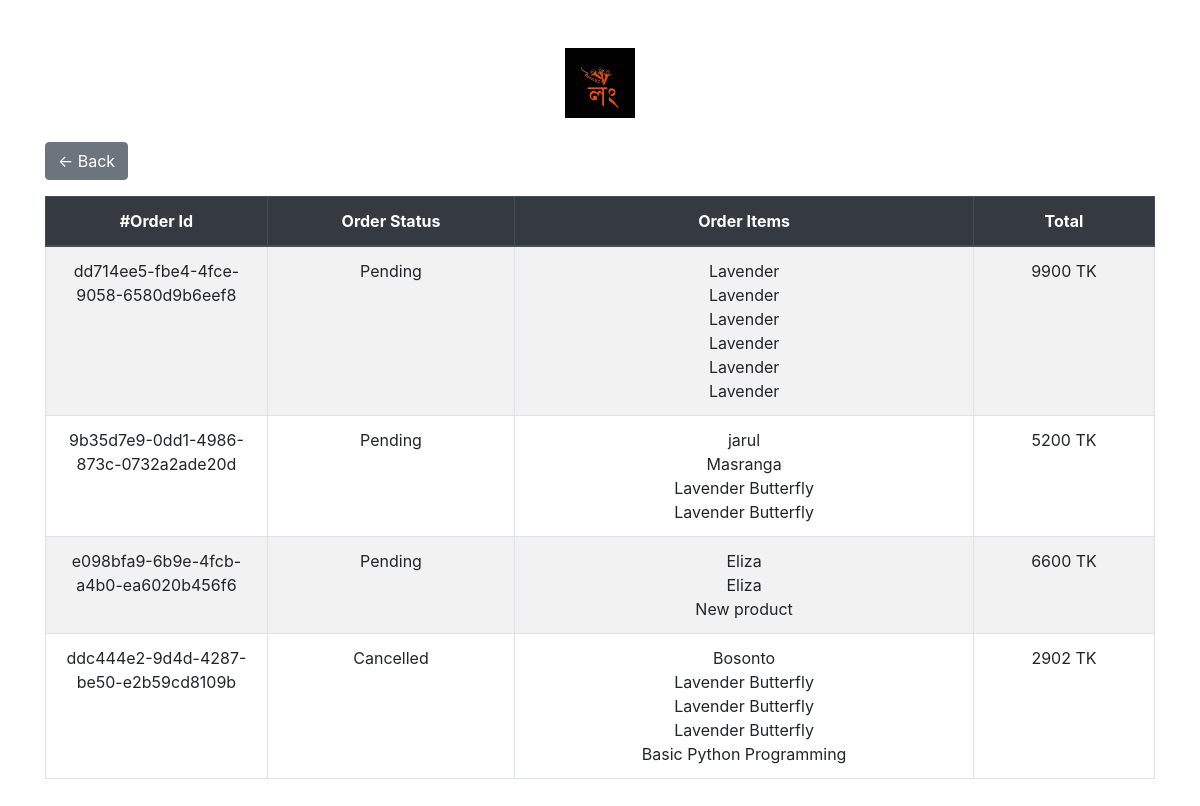
The app's page /myorder/49, older data.
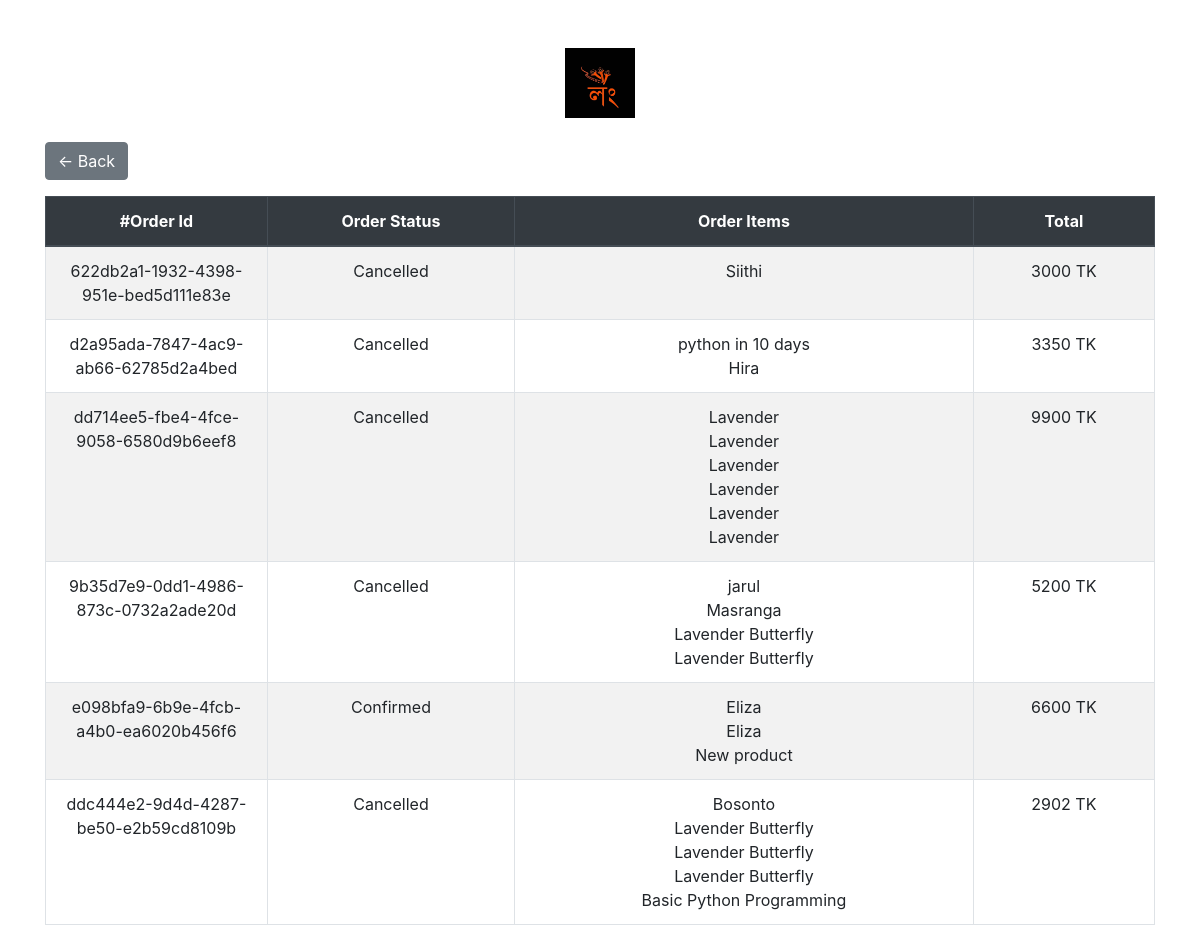
The same page, newer data.
### shop/models.py (models this page shows, shortened)
class Order(models.Model):
    STATUS_CHOICES = [
        ('not_confirm','not_confirm'),
        ('Confirmed','Confirmed'),
        ('Pending', 'Pending'),
        ('Processing', 'Processing'),
        ('Shipped', 'Shipped'),
        ('Delivered', 'Delivered'),
        ('Cancelled', 'Cancelled'),
    ]
    LOCATION_CHOICES = [
        ('inside_dhaka', 'Inside Dhaka'),
        ('outside_dhaka', 'Outside Dhaka'),
    ]
    id = models.UUIDField(
            primary_key=True,
            default=uuid.uuid4,
            editable=False
        )
    user=models.ForeignKey(UserProfile,on_delete=models.SET_NULL,null=True)
    status = models.CharField(max_length=20, choices=STATUS_CHOICES, default='not_confirm')
    sesssion_id = models.CharField(max_length=50, blank=True, null=True)
    items = models.ManyToManyField('Product', through='OrderItem')
    created_at=models.DateTimeField(default=now,blank=True)
    complete=models.BooleanField(default=False,blank=True)
    coupon=models.BooleanField(default=False,null=True,blank=True)
    coupon_percentange=models.PositiveIntegerField(default=0,null=True,blank=True)
    cancel_reason=models.TextField(null=True,blank=True)
    location = models.CharField(max_length=20, choices=LOCATION_CHOICES, null=True, blank=True)
    totalbill= models.PositiveIntegerField(default=0)
    delivary_charge = models.PositiveIntegerField(default=False)
    status_changed_by = models.ForeignKey(User,on_delete=models.SET_NULL,null=True,blank=True)
    @property
    def get_total(self):
        order_items = OrderItem.objects.filter(order=self)
        total = sum(item.item_total for item in order_items)
        if self.coupon:
            total-=total*(self.coupon_percentange/100)
        return int(total)

class OrderItem(models.Model):
    product=models.ForeignKey(Product,on_delete=models.CASCADE,null=True)
    quantity=models.IntegerField(default=0)
    order = models.ForeignKey(Order, related_name='order_items',null=True, on_delete=models.CASCADE)
    size=models.CharField(max_length=10,blank=True,null=True)
    is_stitched = models.BooleanField(default=True)
    customization_note = models.TextField(null=True, blank=True)
    @property
    def item_total(self):
        if  self.is_stitched:
            total=self.product.price*self.quantity
        else:
            total=self.product.unstitched_price*self.quantity
        return total

class Product(models.Model):
    name=models.CharField(max_length=100)
    slug = AutoSlugField(populate_from='name',unique=True,null=True,default=None)
    product_code=models.CharField(max_length=100,null=True,blank=True)
    description=models.TextField(null=True,blank=True)
    desc = models.TextField(null=True,blank=True)
    price = models.IntegerField(default=0)
    unstitched_price = models.PositiveIntegerField(default=0)
    discount_percent=models.IntegerField(default=0)
    main_price = models.IntegerField(default=0)
    discount=models.BooleanField(default=True,null=True,blank=False)
    productCategory = models.ManyToManyField(ProductCategory)
    collectionset = models.ForeignKey(CollectionSet,on_delete=models.SET_NULL,null=True,blank=True)
    image=ResizedImageField(upload_to='product-image/',blank=True,null=True)
    image2=ResizedImageField(upload_to='product-image/',blank=True,null=True)
    image3=ResizedImageField(upload_to='product-image/',blank=True,null=True)
    image4=ResizedImageField(upload_to='product-image/',blank=True,null=True)
    youtube_video_id = models.CharField(max_length=50,blank=True,null=True)
    arrive_at=models.DateTimeField(default=now,blank=True)
    new_arrival=models.BooleanField(default=False,blank=True)
    tags = TaggableManager()
    in_stock=models.BooleanField(default=True,blank=True)
    ratting = models.FloatField(default=0)
    customization_possible =  models.BooleanField(default=False, blank=True, null=True)

### shop/views.py (the view)
# urls.py: path('myorder/<int:pk>',profile, name="profile"),
def profile(request,pk):
    user=UserProfile.objects.get(id=pk)
    orders=Order.objects.filter(user=user,complete=True).order_by('-created_at')
    context={
        'orders':orders,
        'userProfile':user
    }
    return render(request,'shop/profile.html',context)

### shop/templates/shop/profile.html (shortened to what this page needs)
<!DOCTYPE html>
{% load static %}
<html lang="en">
<head>
  <link href="https://maxcdn.bootstrapcdn.com/bootstrap/4.5.2/css/bootstrap.min.css" rel="stylesheet">
</head>
<body>
<div class="container my-5">
  <div class="text-center mb-4">
    <img src="{% static 'image/logo/logo.jpg' %}" height="70" alt="Logo" class="logo">
  </div>
  <div class="mb-3">
    <a href="javascript:history.back()" class="btn btn-secondary">
      &larr; Back
    </a>
  </div>
  <div class="row">
    <div class="col-lg-12">
      <div class="table-responsive">
        <table class="table table-striped table-bordered table-hover text-center">
          <thead class="thead-dark">
            <tr>
              <th>#Order Id</th>
              <th>Order Status</th>
              <th>Order Items</th>
              <th>Total</th>
            </tr>
          </thead>
          <tbody>
            {% for order in orders %}
              {% if order.status != 'not_confirm' %}
                <tr>
                  <td style="width: 20%;">{{ order.id }}</td>
                  <td>{{ order.status }}</td>
                  <td>
                    {% for item in order.order_items.all %}
                      {{ item.product.name }}<br>
                    {% endfor %}
                  </td>
                  <td>{{ order.get_total }} TK</td>
                </tr>
              {% endif %}
            {% endfor %}
          </tbody>
        </table>
      </div>
    </div>
  </div>
</div>
</body>
</html>

Row changes from the older to the newer data that the page shows:
added Order: id "622db2a1-1932-4398-951e-bed5d111e83e", status "Cancelled", get_total "3000"
added OrderItem: product.name "Siithi", shown under "622db2a1-1932-4398-951e-bed5d111e83e"
now on this page (row edited): Order: id "d2a95ada-7847-4ac9-ab66-62785d2a4bed", status "Cancelled", get_total "3350"
now on this page (row unchanged): OrderItem: product.name "python in 10 days", shown under "d2a95ada-7847-4ac9-ab66-62785d2a4bed"
added OrderItem: product.name "Hira", shown under "d2a95ada-7847-4ac9-ab66-62785d2a4bed"
changed Order "dd714ee5-fbe4-4fce-9058-6580d9b6eef8": status "Pending" → "Cancelled"
changed Order "9b35d7e9-0dd1-4986-873c-0732a2ade20d": status "Pending" → "Cancelled"
changed Order "e098bfa9-6b9e-4fcb-a4b0-ea6020b456f6": status "Pending" → "Confirmed"
